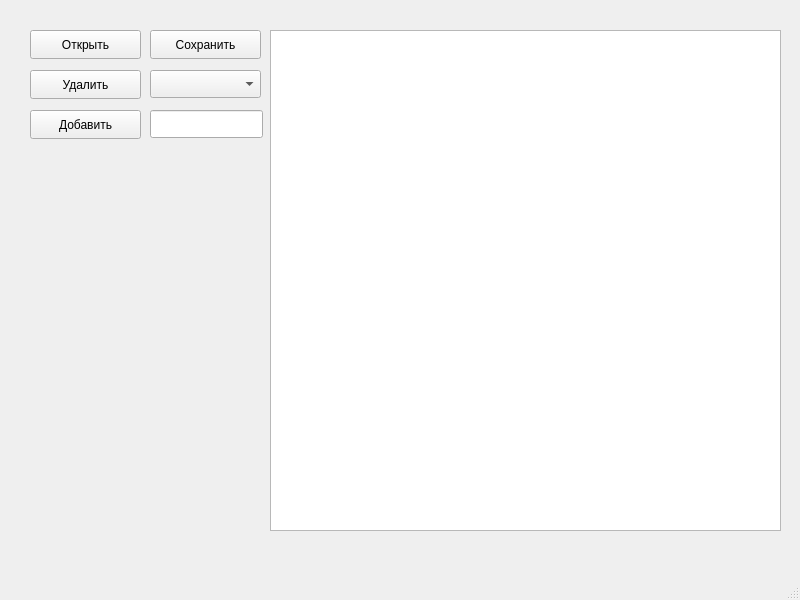
<?xml version="1.0" encoding="UTF-8"?>
<ui version="4.0">
 <class>MainWindow</class>
 <widget class="QMainWindow" name="MainWindow">
  <property name="geometry">
   <rect>
    <x>0</x>
    <y>0</y>
    <width>800</width>
    <height>600</height>
   </rect>
  </property>
  <property name="windowTitle">
   <string>MainWindow</string>
  </property>
  <widget class="QWidget" name="centralwidget">
   <widget class="QPushButton" name="pushButton">
    <property name="geometry">
     <rect>
      <x>30</x>
      <y>30</y>
      <width>111</width>
      <height>29</height>
     </rect>
    </property>
    <property name="text">
     <string>Открыть</string>
    </property>
   </widget>
   <widget class="QPushButton" name="pushButton_2">
    <property name="geometry">
     <rect>
      <x>30</x>
      <y>70</y>
      <width>111</width>
      <height>29</height>
     </rect>
    </property>
    <property name="text">
     <string>Удалить</string>
    </property>
   </widget>
   <widget class="QPushButton" name="pushButton_3">
    <property name="geometry">
     <rect>
      <x>30</x>
      <y>110</y>
      <width>111</width>
      <height>29</height>
     </rect>
    </property>
    <property name="text">
     <string>Добавить</string>
    </property>
   </widget>
   <widget class="QComboBox" name="comboBox">
    <property name="geometry">
     <rect>
      <x>150</x>
      <y>70</y>
      <width>111</width>
      <height>28</height>
     </rect>
    </property>
   </widget>
   <widget class="QTextEdit" name="textEdit">
    <property name="geometry">
     <rect>
      <x>270</x>
      <y>30</y>
      <width>511</width>
      <height>501</height>
     </rect>
    </property>
   </widget>
   <widget class="QLineEdit" name="lineEdit">
    <property name="geometry">
     <rect>
      <x>150</x>
      <y>110</y>
      <width>113</width>
      <height>28</height>
     </rect>
    </property>
   </widget>
   <widget class="QPushButton" name="pushButton_4">
    <property name="geometry">
     <rect>
      <x>150</x>
      <y>30</y>
      <width>111</width>
      <height>29</height>
     </rect>
    </property>
    <property name="text">
     <string>Сохранить</string>
    </property>
   </widget>
  </widget>
  <widget class="QMenuBar" name="menubar">
   <property name="geometry">
    <rect>
     <x>0</x>
     <y>0</y>
     <width>800</width>
     <height>25</height>
    </rect>
   </property>
  </widget>
  <widget class="QStatusBar" name="statusbar"/>
 </widget>
 <resources/>
 <connections/>
</ui>
